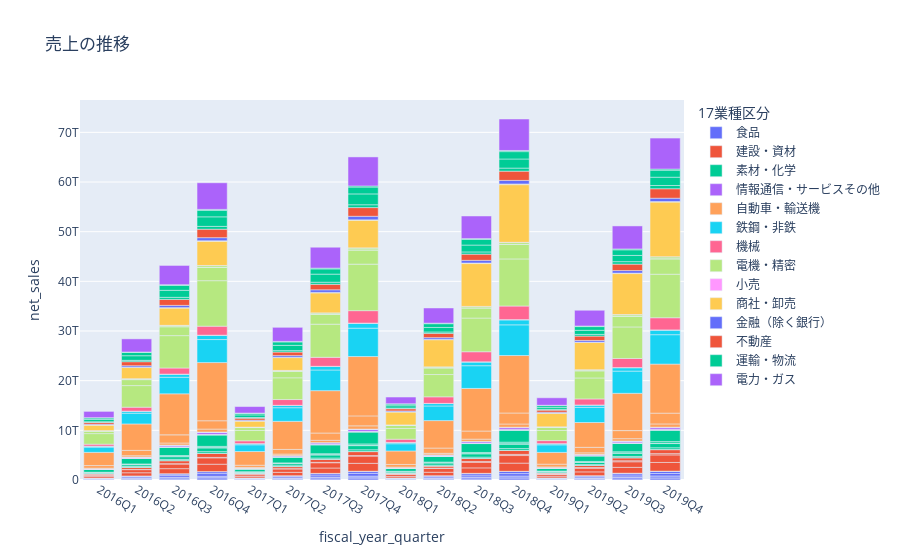

Notebook source saved alongside this figure:
### Code cell
px.bar(
    quarter,
    x="fiscal_year_quarter",
    y="net_sales",
    color="17業種区分",
    title="売上の推移",
)
